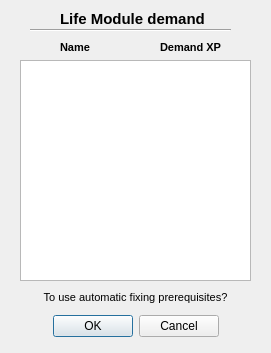
<?xml version="1.0" encoding="UTF-8"?>
<ui version="4.0">
 <class>PreqDialog</class>
 <widget class="QDialog" name="PreqDialog">
  <property name="windowModality">
   <enum>Qt::ApplicationModal</enum>
  </property>
  <property name="geometry">
   <rect>
    <x>0</x>
    <y>0</y>
    <width>271</width>
    <height>353</height>
   </rect>
  </property>
  <property name="sizePolicy">
   <sizepolicy hsizetype="Fixed" vsizetype="Fixed">
    <horstretch>0</horstretch>
    <verstretch>0</verstretch>
   </sizepolicy>
  </property>
  <property name="minimumSize">
   <size>
    <width>271</width>
    <height>353</height>
   </size>
  </property>
  <property name="maximumSize">
   <size>
    <width>271</width>
    <height>353</height>
   </size>
  </property>
  <property name="windowTitle">
   <string>Check Life Module</string>
  </property>
  <widget class="QDialogButtonBox" name="buttonBox">
   <property name="geometry">
    <rect>
     <x>50</x>
     <y>310</y>
     <width>171</width>
     <height>32</height>
    </rect>
   </property>
   <property name="orientation">
    <enum>Qt::Horizontal</enum>
   </property>
   <property name="standardButtons">
    <set>QDialogButtonBox::Cancel|QDialogButtonBox::Ok</set>
   </property>
   <property name="centerButtons">
    <bool>true</bool>
   </property>
  </widget>
  <widget class="QLabel" name="label">
   <property name="geometry">
    <rect>
     <x>60</x>
     <y>10</y>
     <width>151</width>
     <height>16</height>
    </rect>
   </property>
   <property name="text">
    <string>&lt;!DOCTYPE HTML PUBLIC &quot;-//W3C//DTD HTML 4.0//EN&quot; &quot;http://www.w3.org/TR/REC-html40/strict.dtd&quot;&gt;
&lt;html&gt;&lt;head&gt;&lt;meta name=&quot;qrichtext&quot; content=&quot;1&quot; /&gt;&lt;style type=&quot;text/css&quot;&gt;
p, li { white-space: pre-wrap; }
&lt;/style&gt;&lt;/head&gt;&lt;body style=&quot; font-family:'MS Shell Dlg 2'; font-size:8.25pt; font-weight:400; font-style:normal;&quot;&gt;
&lt;p style=&quot; margin-top:0px; margin-bottom:0px; margin-left:0px; margin-right:0px; -qt-block-indent:0; text-indent:0px;&quot;&gt;&lt;span style=&quot; font-size:11pt; font-weight:600;&quot;&gt;Life Module demand&lt;/span&gt;&lt;/p&gt;&lt;/body&gt;&lt;/html&gt;</string>
   </property>
  </widget>
  <widget class="Line" name="line">
   <property name="geometry">
    <rect>
     <x>30</x>
     <y>22</y>
     <width>201</width>
     <height>16</height>
    </rect>
   </property>
   <property name="orientation">
    <enum>Qt::Horizontal</enum>
   </property>
  </widget>
  <widget class="QTableWidget" name="preqListTable">
   <property name="geometry">
    <rect>
     <x>20</x>
     <y>60</y>
     <width>231</width>
     <height>221</height>
    </rect>
   </property>
   <property name="verticalScrollBarPolicy">
    <enum>Qt::ScrollBarAlwaysOff</enum>
   </property>
   <property name="horizontalScrollBarPolicy">
    <enum>Qt::ScrollBarAlwaysOff</enum>
   </property>
   <property name="editTriggers">
    <set>QAbstractItemView::NoEditTriggers</set>
   </property>
   <property name="selectionMode">
    <enum>QAbstractItemView::SingleSelection</enum>
   </property>
   <property name="selectionBehavior">
    <enum>QAbstractItemView::SelectRows</enum>
   </property>
   <property name="showGrid">
    <bool>false</bool>
   </property>
   <property name="gridStyle">
    <enum>Qt::NoPen</enum>
   </property>
   <property name="columnCount">
    <number>2</number>
   </property>
   <attribute name="horizontalHeaderVisible">
    <bool>false</bool>
   </attribute>
   <attribute name="horizontalHeaderDefaultSectionSize">
    <number>113</number>
   </attribute>
   <attribute name="verticalHeaderVisible">
    <bool>false</bool>
   </attribute>
   <attribute name="verticalHeaderDefaultSectionSize">
    <number>16</number>
   </attribute>
   <attribute name="verticalHeaderHighlightSections">
    <bool>false</bool>
   </attribute>
   <column/>
   <column/>
  </widget>
  <widget class="QLabel" name="label_2">
   <property name="geometry">
    <rect>
     <x>60</x>
     <y>40</y>
     <width>31</width>
     <height>16</height>
    </rect>
   </property>
   <property name="text">
    <string>&lt;!DOCTYPE HTML PUBLIC &quot;-//W3C//DTD HTML 4.0//EN&quot; &quot;http://www.w3.org/TR/REC-html40/strict.dtd&quot;&gt;
&lt;html&gt;&lt;head&gt;&lt;meta name=&quot;qrichtext&quot; content=&quot;1&quot; /&gt;&lt;style type=&quot;text/css&quot;&gt;
p, li { white-space: pre-wrap; }
&lt;/style&gt;&lt;/head&gt;&lt;body style=&quot; font-family:'MS Shell Dlg 2'; font-size:8.25pt; font-weight:400; font-style:normal;&quot;&gt;
&lt;p style=&quot; margin-top:0px; margin-bottom:0px; margin-left:0px; margin-right:0px; -qt-block-indent:0; text-indent:0px;&quot;&gt;&lt;span style=&quot; font-size:8pt; font-weight:600;&quot;&gt;Name&lt;/span&gt;&lt;/p&gt;&lt;/body&gt;&lt;/html&gt;</string>
   </property>
  </widget>
  <widget class="QLabel" name="label_3">
   <property name="geometry">
    <rect>
     <x>160</x>
     <y>40</y>
     <width>71</width>
     <height>16</height>
    </rect>
   </property>
   <property name="text">
    <string>&lt;!DOCTYPE HTML PUBLIC &quot;-//W3C//DTD HTML 4.0//EN&quot; &quot;http://www.w3.org/TR/REC-html40/strict.dtd&quot;&gt;
&lt;html&gt;&lt;head&gt;&lt;meta name=&quot;qrichtext&quot; content=&quot;1&quot; /&gt;&lt;style type=&quot;text/css&quot;&gt;
p, li { white-space: pre-wrap; }
&lt;/style&gt;&lt;/head&gt;&lt;body style=&quot; font-family:'MS Shell Dlg 2'; font-size:8.25pt; font-weight:400; font-style:normal;&quot;&gt;
&lt;p style=&quot; margin-top:0px; margin-bottom:0px; margin-left:0px; margin-right:0px; -qt-block-indent:0; text-indent:0px;&quot;&gt;&lt;span style=&quot; font-size:8pt; font-weight:600;&quot;&gt;Demand XP&lt;/span&gt;&lt;/p&gt;&lt;/body&gt;&lt;/html&gt;</string>
   </property>
  </widget>
  <widget class="QLabel" name="label_4">
   <property name="geometry">
    <rect>
     <x>20</x>
     <y>290</y>
     <width>231</width>
     <height>16</height>
    </rect>
   </property>
   <property name="text">
    <string>&lt;!DOCTYPE HTML PUBLIC &quot;-//W3C//DTD HTML 4.0//EN&quot; &quot;http://www.w3.org/TR/REC-html40/strict.dtd&quot;&gt;
&lt;html&gt;&lt;head&gt;&lt;meta name=&quot;qrichtext&quot; content=&quot;1&quot; /&gt;&lt;style type=&quot;text/css&quot;&gt;
p, li { white-space: pre-wrap; }
&lt;/style&gt;&lt;/head&gt;&lt;body style=&quot; font-family:'MS Shell Dlg 2'; font-size:8.25pt; font-weight:400; font-style:normal;&quot;&gt;
&lt;p align=&quot;center&quot; style=&quot; margin-top:0px; margin-bottom:0px; margin-left:0px; margin-right:0px; -qt-block-indent:0; text-indent:0px;&quot;&gt;&lt;span style=&quot; font-size:8pt;&quot;&gt;To use automatic fixing prerequisites?&lt;/span&gt;&lt;/p&gt;&lt;/body&gt;&lt;/html&gt;</string>
   </property>
  </widget>
 </widget>
 <resources/>
 <connections>
  <connection>
   <sender>buttonBox</sender>
   <signal>accepted()</signal>
   <receiver>PreqDialog</receiver>
   <slot>accept()</slot>
   <hints>
    <hint type="sourcelabel">
     <x>248</x>
     <y>254</y>
    </hint>
    <hint type="destinationlabel">
     <x>157</x>
     <y>274</y>
    </hint>
   </hints>
  </connection>
  <connection>
   <sender>buttonBox</sender>
   <signal>rejected()</signal>
   <receiver>PreqDialog</receiver>
   <slot>reject()</slot>
   <hints>
    <hint type="sourcelabel">
     <x>316</x>
     <y>260</y>
    </hint>
    <hint type="destinationlabel">
     <x>286</x>
     <y>274</y>
    </hint>
   </hints>
  </connection>
 </connections>
</ui>
